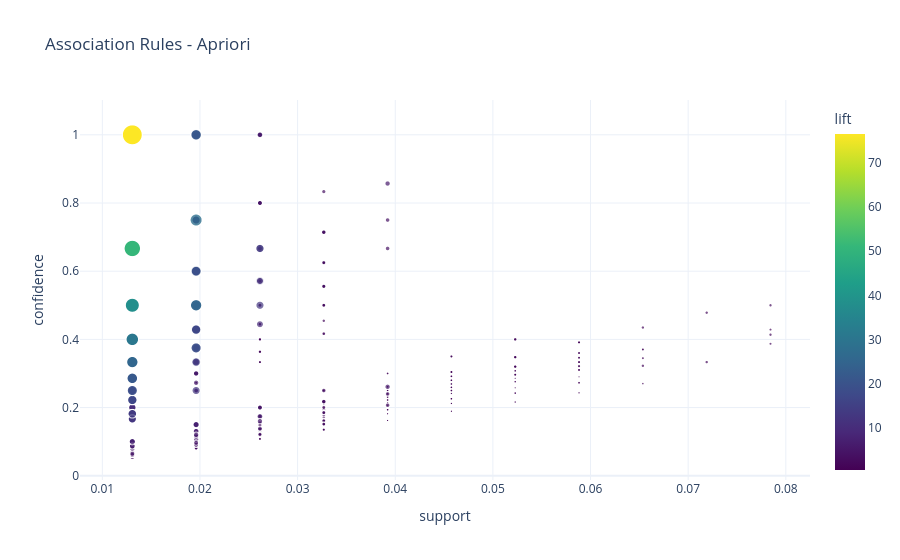
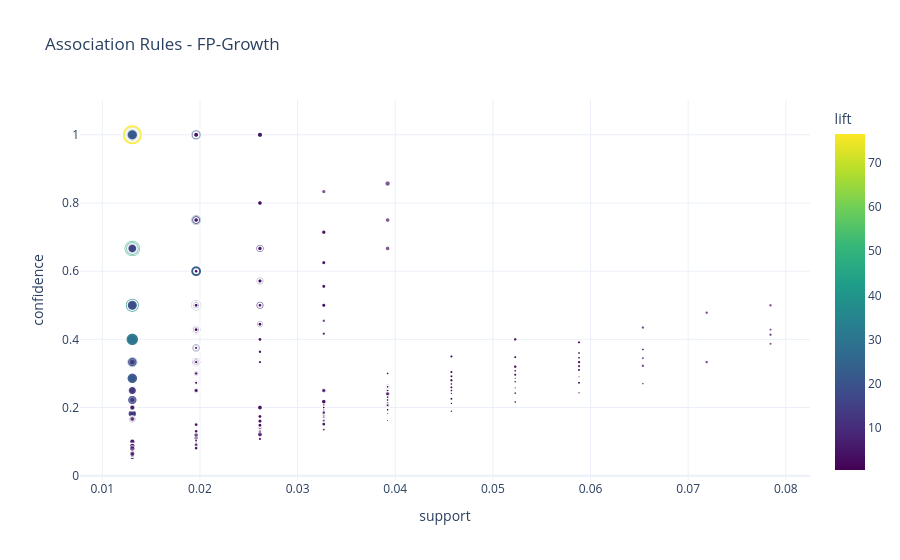

These figures' notebook cell, in order:
### Markdown cell above
# 9. Visualize Rules

### Code cell
def visualize_rules(rules, title):
    fig = px.scatter(rules, x='support', y='confidence', size='lift',
                     hover_data=['antecedents', 'consequents'],
                     title=title, color='lift', color_continuous_scale='Viridis')
    fig.show()

visualize_rules(rules_ap, "Association Rules - Apriori")
visualize_rules(rules_fp, "Association Rules - FP-Growth")

### Figure 1 — Plotly figure (JSON) as saved in the notebook; plotly's stock layout.template omitted (floating-point values rounded to 4 significant figures; data arrays with more than 128 entries replaced by an {"elided": "..."} marker saying what was removed)
{"data": [{"customdata": {"elided": "18492x2 str values"}, "hovertemplate": "support=%{x}<br>confidence=%{y}<br>lift=%{marker.color}<br>antecedents=%{customdata[0]}<br>consequents=%{customdata[1]}<extra></extra>", "legendgroup": "", "marker": {"color": {"elided": "18492 float values"}, "coloraxis": "coloraxis", "size": {"elided": "18492 float values"}, "sizemode": "area", "sizeref": 0.1913, "symbol": "circle"}, "mode": "markers", "name": "", "showlegend": false, "type": "scattergl", "x": {"elided": "18492 float values"}, "xaxis": "x", "y": {"elided": "18492 float values"}, "yaxis": "y"}], "layout": {"coloraxis": {"colorbar": {"title": {"text": "lift"}}, "colorscale": [[0, "#440154"], [0.1111, "#482878"], [0.2222, "#3e4989"], [0.3333, "#31688e"], [0.4444, "#26828e"], [0.5556, "#1f9e89"], [0.6667, "#35b779"], [0.7778, "#6ece58"], [0.8889, "#b5de2b"], [1, "#fde725"]]}, "legend": {"itemsizing": "constant", "tracegroupgap": 0}, "title": {"text": "Association Rules - Apriori"}, "xaxis": {"anchor": "y", "domain": [0, 1], "title": {"text": "support"}}, "yaxis": {"anchor": "x", "domain": [0, 1], "title": {"text": "confidence"}}}}

### Figure 2 — Plotly figure (JSON) as saved in the notebook; plotly's stock layout.template omitted (floating-point values rounded to 4 significant figures; data arrays with more than 128 entries replaced by an {"elided": "..."} marker saying what was removed)
{"data": [{"customdata": {"elided": "18492x2 str values"}, "hovertemplate": "support=%{x}<br>confidence=%{y}<br>lift=%{marker.color}<br>antecedents=%{customdata[0]}<br>consequents=%{customdata[1]}<extra></extra>", "legendgroup": "", "marker": {"color": {"elided": "18492 float values"}, "coloraxis": "coloraxis", "size": {"elided": "18492 float values"}, "sizemode": "area", "sizeref": 0.1913, "symbol": "circle"}, "mode": "markers", "name": "", "showlegend": false, "type": "scattergl", "x": {"elided": "18492 float values"}, "xaxis": "x", "y": {"elided": "18492 float values"}, "yaxis": "y"}], "layout": {"coloraxis": {"colorbar": {"title": {"text": "lift"}}, "colorscale": [[0, "#440154"], [0.1111, "#482878"], [0.2222, "#3e4989"], [0.3333, "#31688e"], [0.4444, "#26828e"], [0.5556, "#1f9e89"], [0.6667, "#35b779"], [0.7778, "#6ece58"], [0.8889, "#b5de2b"], [1, "#fde725"]]}, "legend": {"itemsizing": "constant", "tracegroupgap": 0}, "title": {"text": "Association Rules - FP-Growth"}, "xaxis": {"anchor": "y", "domain": [0, 1], "title": {"text": "support"}}, "yaxis": {"anchor": "x", "domain": [0, 1], "title": {"text": "confidence"}}}}
